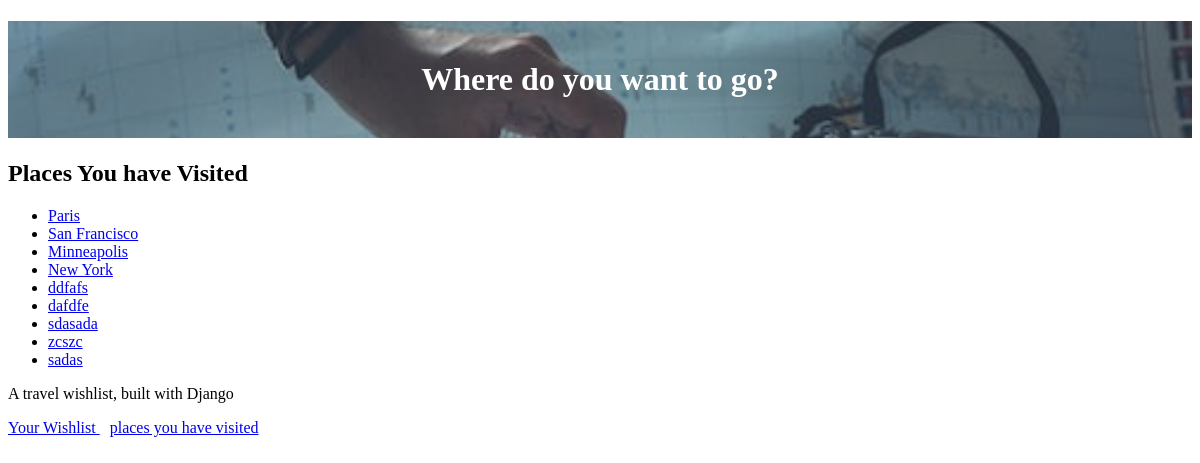
/visited (signed in), run on an earlier commit of the app's database.
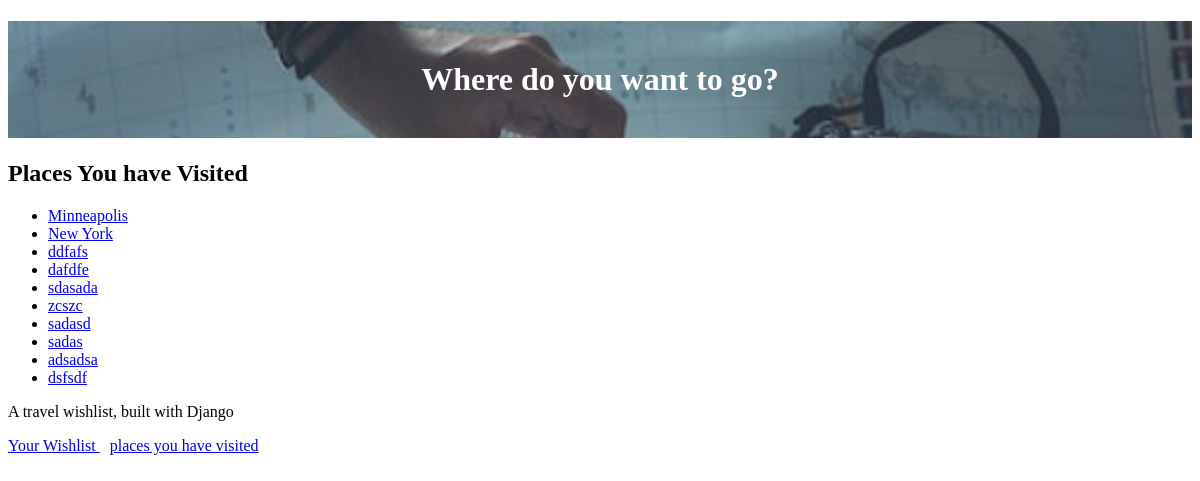
And on a later commit of the database.
### travel_wishlist/models.py (models this page shows, shortened)
class Place(models.Model):
    user = models.ForeignKey('auth.User', null=False, on_delete=models.CASCADE)
    name = models.CharField(max_length=200)
    visited = models.BooleanField(default=False)
    notes = models.TextField(blank=True, null=True)
    date_visited = models.DateField(blank=True, null= True)
    photo = models.ImageField(upload_to='users_images/', blank=True, null=True)

### travel_wishlist/views.py (the view)
# urls.py: path('visited', views.places_visited, name='places_visited'),
@login_required
def places_visited(request):
    visited = Place.objects.filter(visited=True)
    return render(request, 'travel_wishlist/visited.html', {'visited': visited})

### travel_wishlist/templates/travel_wishlist/visited.html
{% extends 'travel_wishlist/base.html' %}
{% block content %}
<h2>Places You have Visited</h2>
{% if visited %}
<ul>
    {% for place in visited %}
        <li>
            <a href="{% url 'place_details' place.pk %}">{{ place.name}}</a>
        </li>
    {% endfor %}
</ul>
{% else %}
<p>You have not visited any places yet</p>
{% endif %}
{% endblock %}

What changed in the data, as far as the page shows it:
removed Place: name "Paris"
removed Place: name "San Francisco"
now on this page (row edited): Place: name "sadasd"
added Place: name "adsadsa"
added Place: name "dsfsdf"
